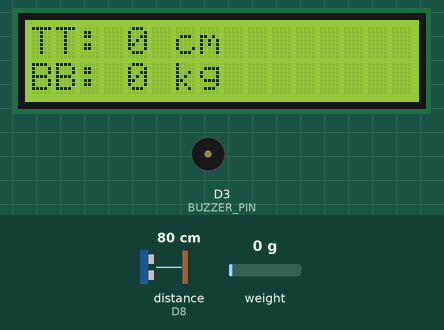
Recording of a sketch running on a simulated ESP8266 (NodeMCU). On the bench: 16×2 character LCD, buzzer (waves = sounding). Wiring (inferred from the names in the program): ultrasonic range finder: trigger D5; echo D8. Inputs (shaded band) come from the test bench; at power-on: weight on the scale 0 g, distance to the obstacle (sensor on D8) 80 cm. The echo pulse lasts 58.3 µs per cm; WiFi joins after 1.5 s; servers stay silent unless stated; uploads are accepted with an empty reply; the local clock reads 2024-03-15 10:24:30 at power-on unless the sketch sets it; EEPROM starts erased; what the sketch prints to the serial monitor is not drawn.

Above: at 6.0 s.
6.1 s: weight on the scale set to 100 g
At 8.6 s:
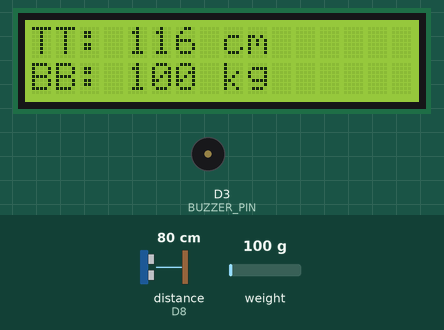
8.8 s: distance to the obstacle (sensor on D8) set to 18 cm
At 10.0 s:
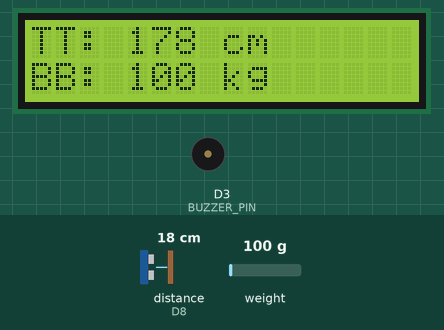
11.8 s: distance to the obstacle (sensor on D8) set to 250 cm
At 12.1 s:
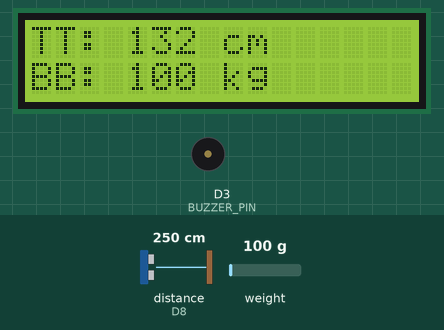
13.7 s: distance to the obstacle (sensor on D8) set to 60 cm
At 16.2 s:
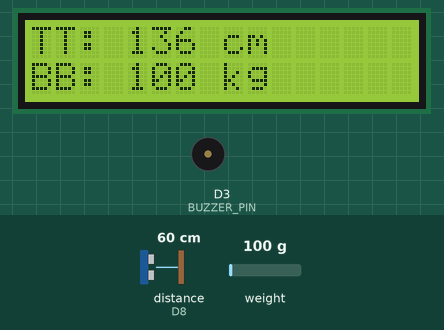
16.7 s: weight on the scale set to 1250 g
At 18.2 s:
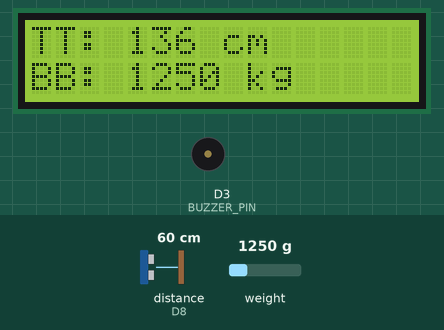
19.7 s: weight on the scale set to 146 g
At 25.4 s:
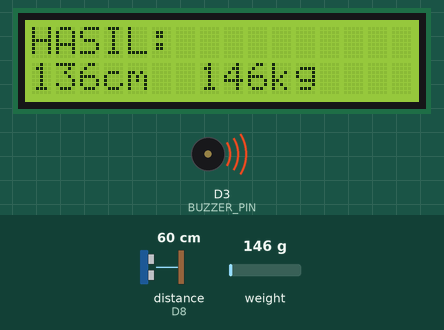
Timing chart, 0 to 25.6 s (numbered marks = the images above; inputs shaded):
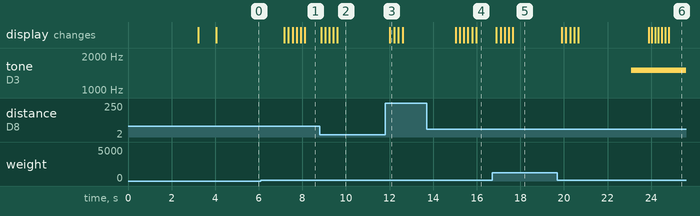

The sketch:

timbangan_pintar_nov19a.ino
```cpp
#include <HX711.h>
#include <EEPROM.h>
#include <Wire.h>
#include <LiquidCrystal_I2C.h>
#include <ESP8266WiFi.h>
#include <WiFiClientSecure.h>
#include <time.h>

// ---------------- WIFI + FIREBASE ----------------
const char* WIFI_SSID = "Wifi Surga";
const char* WIFI_PASS = "87654321";

const String FIREBASE_HOST = "timbang-6ce0e-default-rtdb.firebaseio.com"; // tanpa https://
const String SECRET_KEY = "BbCKlu3Hb96UrOYGEWCLKv3tJKIi2Q7qxUVKW075";

const String DEVICE_ID = "scale01"; // id perangkat (digunakan di path)
WiFiClientSecure client;

// ---------------- LCD & SENSORS ----------------
LiquidCrystal_I2C lcd(0x27, 16, 2);

// PIN
const int HX711_DOUT = D6;
const int HX711_SCK  = D7;

const int TRIG_PIN = D5;
const int ECHO_PIN = D8;

const int BUZZER_PIN = D3;

HX711 scale;

// EEPROM
float scale_factor = 213.15;
float tare_offset  = 0.0;

const int EEPROM_SIZE = 32;
const int ADDR_SCALE = 0;
const int ADDR_TARE  = 4;

float MOUNT_HEIGHT_CM = 196.0;

// smoothing
const int WEIGHT_SAMPLES = 5;
const int HEIGHT_SAMPLES = 5;

float weightBuffer[WEIGHT_SAMPLES];
int weightIndex = 0;

long heightBuffer[HEIGHT_SAMPLES];
int heightIndex = 0;

// Stabilitas Objek
int stableCount = 0;
const int stableNeeded = 10;
float weightThreshold = 1.0;   // minimal berat untuk dianggap ada objek (kg)
float heightThreshold = 5.0;   // minimal tinggi untuk dianggap objek (cm)
bool objectDetected = false;

// measurement state
unsigned long measureStart = 0;
bool measuring = false;
bool resultShown = false;

float totalWeight = 0;
int countWeight = 0;

float totalHeight = 0;
int countHeight = 0;

// ---------------- helper functions ----------------
void lcdShow(String a, String b = "") {
  lcd.clear();
  lcd.setCursor(0,0); lcd.print(a);
  lcd.setCursor(0,1); lcd.print(b);
}

void loadCalibration() {
  EEPROM.begin(EEPROM_SIZE);
  EEPROM.get(ADDR_SCALE, scale_factor);
  EEPROM.get(ADDR_TARE,  tare_offset);

  if (!isfinite(scale_factor) || scale_factor == 0) scale_factor = 213.15;
  if (!isfinite(tare_offset)) tare_offset = 0.0;
}

void saveCalibration() {
  EEPROM.put(ADDR_SCALE, scale_factor);
  EEPROM.put(ADDR_TARE,  tare_offset);
  EEPROM.commit();
}

long readDistance() {
  digitalWrite(TRIG_PIN, LOW);
  delayMicroseconds(2);
  digitalWrite(TRIG_PIN, HIGH);
  delayMicroseconds(10);
  digitalWrite(TRIG_PIN, LOW);

  long d = pulseIn(ECHO_PIN, HIGH, 30000);
  if (d == 0) return -1;
  return d / 58;
}

float readWeight() {
  if (!scale.is_ready()) return 0;
  float w = scale.get_units() - tare_offset;
  if (w < 0) w = 0;
  return w;
}

float smoothWeight(float newVal) {
  weightBuffer[weightIndex] = newVal;
  weightIndex = (weightIndex + 1) % WEIGHT_SAMPLES;
  float sum = 0;
  for (int i=0;i<WEIGHT_SAMPLES;i++) sum += weightBuffer[i];
  return sum / WEIGHT_SAMPLES;
}

float smoothHeight(long newVal) {
  heightBuffer[heightIndex] = newVal;
  heightIndex = (heightIndex + 1) % HEIGHT_SAMPLES;
  long sum = 0;
  for (int i=0;i<HEIGHT_SAMPLES;i++) sum += heightBuffer[i];
  return (float)sum / HEIGHT_SAMPLES;
}

// ---------------- Firebase helpers ----------------
// Performs HTTPS PUT to pathWithQuery (e.g. "/scales/scale01/latest.json?auth=KEY")
bool firebasePut(const String &pathWithQuery, const String &json) {
  client.setInsecure();
  if (!client.connect(FIREBASE_HOST.c_str(), 443)) {
    Serial.println("[FB] connect failed (put)");
    return false;
  }

  client.print(String("PUT ") + pathWithQuery + " HTTP/1.1\r\n");
  client.print(String("Host: ") + FIREBASE_HOST + "\r\n");
  client.print("Content-Type: application/json\r\n");
  client.print("Connection: close\r\n");
  client.print("Content-Length: " + String(json.length()) + "\r\n\r\n");
  client.print(json);

  unsigned long timeout = millis();
  while (client.available() == 0) {
    if (millis() - timeout > 4000) {
      Serial.println("[FB] put timeout");
      client.stop();
      return false;
    }
  }
  // read and discard response
  while (client.available()) client.readStringUntil('\n');
  client.stop();
  return true;
}

// Get epoch time via NTP (returns 0 on failure). We already call configTime in setup.
long getEpoch() {
  time_t now = time(nullptr);
  if (now > 100000) return (long)now; // valid epoch
  // fallback to millis-based timestamp (not real epoch)
  return (long)(millis() / 1000);
}
bool firebasePatch(const String &pathWithQuery, const String &json) {
  client.setInsecure();
  if (!client.connect(FIREBASE_HOST.c_str(), 443)) {
    Serial.println("[FB] connect failed (patch)");
    return false;
  }

  client.print(String("PATCH ") + pathWithQuery + " HTTP/1.1\r\n");
  client.print("Host: " + FIREBASE_HOST + "\r\n");
  client.print("Content-Type: application/json\r\n");
  client.print("Connection: close\r\n");
  client.print("Content-Length: " + String(json.length()) + "\r\n\r\n");
  client.print(json);

  unsigned long timeout = millis();
  while (client.available() == 0) {
    if (millis() - timeout > 4000) {
      Serial.println("[FB] patch timeout");
      client.stop();
      return false;
    }
  }

  while (client.available()) client.readStringUntil('\n');
  client.stop();
  return true;
}

// Send result -> latest + history
void sendResultToFirebase(int height_cm, int weight_kg) {
  long ts = getEpoch();

  String json = "{";
  json += "\"height_cm\":" + String(height_cm) + ",";
  json += "\"weight_kg\":" + String(weight_kg) + ",";
  json += "\"ts\":" + String(ts);
  json += "}";

  String path =
    "/scale01/iot_temp.json?auth=" + SECRET_KEY;

  firebasePut(path, json);

  Serial.println("[FB] iot_temp updated");
}


// ---------------- setup ----------------
void setup() {
  Serial.begin(115200);

  lcd.init();
  lcd.backlight();
  lcdShow("TT: 0 cm", "BB: 0 kg");

  pinMode(TRIG_PIN, OUTPUT);
  pinMode(ECHO_PIN, INPUT);
  pinMode(BUZZER_PIN, OUTPUT);

  loadCalibration();

  scale.begin(HX711_DOUT, HX711_SCK);
  scale.set_scale(scale_factor);

  lcdShow("Auto Tare...", "");
  scale.tare();
  tare_offset = 0;
  saveCalibration();
  delay(600);

  for(int i=0;i<WEIGHT_SAMPLES;i++) weightBuffer[i] = 0;
  for(int i=0;i<HEIGHT_SAMPLES;i++) heightBuffer[i] = 0;

  // connect WiFi
  WiFi.mode(WIFI_STA);
  WiFi.begin(WIFI_SSID, WIFI_PASS);
  Serial.println("[WIFI] connecting...");
  unsigned long start = millis();
  while (WiFi.status() != WL_CONNECTED && millis() - start < 20000) {
    delay(300);
  }
  if (WiFi.status() == WL_CONNECTED) {
    Serial.println("[WIFI] connected: " + WiFi.localIP().toString());
    lcdShow("WiFi OK", WiFi.localIP().toString());
    delay(800);

    // try to sync time for epoch timestamps
    configTime(0, 0, "pool.ntp.org", "time.google.com");
    Serial.println("[TIME] waiting for NTP...");
    unsigned long tstart = millis();
    while (time(nullptr) < 1600000000 && millis() - tstart < 8000) {
      delay(200);
    }
    if (time(nullptr) > 1600000000) {
      Serial.println("[TIME] NTP OK: " + String((long)time(nullptr)));
    } else {
      Serial.println("[TIME] NTP failed, will use millis()");
    }
  } else {
    Serial.println("[WIFI] failed");
    lcdShow("WiFi Failed", "");
    delay(1200);
  }

  lcdShow("TT: 0 cm", "BB: 0 kg");
  delay(800);
}

// ---------------- main loop ----------------
void loop() {
  // read sensors (smoothed)
  float w = smoothWeight(readWeight());
  long d = smoothHeight(readDistance());

  // compute height from mount height minus measured distance
  float height_cm = MOUNT_HEIGHT_CM - d;
  if (height_cm < 0) height_cm = 0;
  if (height_cm > 196) height_cm = 196;

  // detect object presence (thresholds)
  if (w > weightThreshold && height_cm > heightThreshold) {
    stableCount++;
    if (stableCount >= stableNeeded) objectDetected = true;
  } else {
    // reset if object not present
    stableCount = 0;
    objectDetected = false;
    measuring = false;
    resultShown = false;
    // display idle
    lcdShow("TT: 0 cm", "BB: 0 kg");
    delay(80);
    return;
  }

  if (!objectDetected) return;

  // start measuring window if not already
  if (!measuring) {
    measuring = true;
    measureStart = millis();
    // reset accumulators to avoid old noise
    totalWeight = 0;
    countWeight = 0;
    totalHeight = 0;
    countHeight = 0;
    // also reset smoothing buffers to make reading fresh
    for (int i = 0; i < WEIGHT_SAMPLES; i++) weightBuffer[i] = 0;
    for (int i = 0; i < HEIGHT_SAMPLES; i++) heightBuffer[i] = 0;
    weightIndex = 0;
    heightIndex = 0;

    lcdShow("Mengukur...", "Tahan posisi");
  }

  // accumulate
  totalWeight += w;
  countWeight++;
  totalHeight += height_cm;
  countHeight++;

  // show current read
  lcdShow(
    "TT: " + String((int)(height_cm + 0.5)) + " cm",
    "BB: " + String((int)(w + 0.5)) + " kg"
  );

  // if measuring window finished (8s)
  if (millis() - measureStart >= 8000 && !resultShown) {
    int heightDisplay = (int)(height_cm + 0.5);
    int weightDisplay = (int)(w + 0.5);
    tone(BUZZER_PIN, 1500);
    delay(800);
    noTone(BUZZER_PIN);
    for (int i = 0; i < 3; i++) {
      lcd.noBacklight(); delay(150);
      lcd.backlight(); delay(150);
    }
    lcdShow("HASIL:", String(heightDisplay) + "cm  " + String(weightDisplay) + "kg");
    resultShown = true;
    Serial.println("[MEAS] final: h=" + String(heightDisplay) + " w=" + String(weightDisplay));
    sendResultToFirebase(heightDisplay, weightDisplay);

    delay(6000);
    // reset states for next measurement
    measuring = false;
    resultShown = false;
    stableCount = 0;
    objectDetected = false;
    lcdShow("TT: 0 cm", "BB: 0 kg");
    delay(500);
    return;
  }

  delay(60);
}
```

Measured:
- after the input at 6.1 s, the display: changes after 1.1 s (image 1)
- after the input at 8.8 s, the display: first changes after 0.06 s (image 2 shows a later state)
- after the input at 11.8 s, the display: changes after 0.21 s (image 3)
- after the input at 13.7 s, the display: changes after 1.3 s (image 4)
- after the input at 16.7 s, the display: first changes after 0.20 s (image 5 shows a later state)
